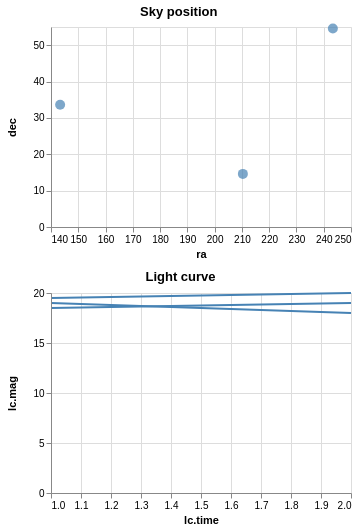

Express this chart as Vega-Lite.
### Vega specification from a JSON file in a GitHub repository (floating-point values rounded to 4 significant figures)
{"$schema": "https://vega.github.io/schema/vega/v4.json", "description": "Show a line chart corresponding to selected points.", "autosize": "pad", "padding": 5, "width": 300, "data": [{"name": "pts_store"}, {"name": "source_0", "values": [{"id": "001", "ra": 243.3, "dec": "+54.6", "lc": [{"time": 1, "mag": 18.5}, {"time": 2, "mag": 19}]}, {"id": "002", "ra": 210.3, "dec": "+14.6", "lc": [{"time": 1, "mag": 19.5}, {"time": 2, "mag": 20}]}, {"id": "003", "ra": 143.3, "dec": "+33.6", "lc": [{"time": 1, "mag": 19}, {"time": 2, "mag": 18}]}]}, {"name": "data_0", "source": "source_0", "transform": [{"type": "flatten", "fields": ["lc"], "as": ["lc"]}]}, {"name": "data_1", "source": "data_0", "transform": [{"type": "aggregate", "groupby": ["ra", "dec", "id"], "ops": [], "fields": [], "as": []}]}, {"name": "data_2", "source": "data_0", "transform": [{"type": "formula", "expr": "datum[\"lc\"] && datum[\"lc\"][\"time\"]", "as": "lc.time"}, {"type": "formula", "expr": "datum[\"lc\"] && datum[\"lc\"][\"mag\"]", "as": "lc.mag"}, {"type": "filter", "expr": "!(length(data(\"pts_store\"))) || (vlSelectionTest(\"pts_store\", datum))"}]}], "signals": [{"name": "concat_0_height", "value": 200}, {"name": "concat_1_height", "value": 200}, {"name": "unit", "value": {}, "on": [{"events": "mousemove", "update": "isTuple(group()) ? group() : unit"}]}, {"name": "pts", "update": "vlSelectionResolve(\"pts_store\")"}], "layout": {"padding": {"row": 10, "column": 10}, "columns": 1, "bounds": "full", "align": "each"}, "marks": [{"type": "group", "name": "concat_0_group", "title": {"text": "Sky position"}, "style": "cell", "encode": {"update": {"width": {"signal": "width"}, "height": {"signal": "concat_0_height"}}}, "signals": [{"name": "pts_tuple", "value": {}, "on": [{"events": [{"source": "scope", "type": "click"}], "update": "datum && item().mark.marktype !== 'group' ? {unit: \"concat_0\", fields: pts_tuple_fields, values: [datum[\"id\"]]} : null", "force": true}]}, {"name": "pts_tuple_fields", "update": "[{\"field\":\"id\",\"type\":\"E\"}]"}, {"name": "pts_toggle", "value": false, "on": [{"events": [{"source": "scope", "type": "click"}], "update": "event.shiftKey"}]}, {"name": "pts_modify", "on": [{"events": {"signal": "pts_tuple"}, "update": "modify(\"pts_store\", pts_toggle ? null : pts_tuple, pts_toggle ? null : true, pts_toggle ? pts_tuple : null)"}]}], "marks": [{"name": "concat_0_marks", "type": "symbol", "style": ["circle"], "from": {"data": "data_1"}, "encode": {"update": {"opacity": {"value": 0.7}, "fill": [{"test": "datum[\"ra\"] === null || isNaN(datum[\"ra\"]) || datum[\"dec\"] === null || isNaN(datum[\"dec\"])", "value": null}, {"test": "!(length(data(\"pts_store\"))) || (vlSelectionTest(\"pts_store\", datum))", "value": "steelblue"}, {"value": "grey"}], "tooltip": {"signal": "{\"ra\": format(datum[\"ra\"], \"\"), \"dec\": format(datum[\"dec\"], \"\")}"}, "x": {"scale": "concat_0_x", "field": "ra"}, "y": {"scale": "concat_0_y", "field": "dec"}, "size": {"value": 100}, "shape": {"value": "circle"}}}}], "axes": [{"scale": "concat_0_x", "orient": "bottom", "grid": false, "title": "ra", "labelFlush": true, "labelOverlap": true, "tickCount": {"signal": "ceil(width/40)"}, "zindex": 1}, {"scale": "concat_0_x", "orient": "bottom", "gridScale": "concat_0_y", "grid": true, "tickCount": {"signal": "ceil(width/40)"}, "domain": false, "labels": false, "maxExtent": 0, "minExtent": 0, "ticks": false, "zindex": 0}, {"scale": "concat_0_y", "orient": "left", "grid": false, "title": "dec", "labelOverlap": true, "tickCount": {"signal": "ceil(concat_0_height/40)"}, "zindex": 1}, {"scale": "concat_0_y", "orient": "left", "gridScale": "concat_0_x", "grid": true, "tickCount": {"signal": "ceil(concat_0_height/40)"}, "domain": false, "labels": false, "maxExtent": 0, "minExtent": 0, "ticks": false, "zindex": 0}]}, {"type": "group", "name": "concat_1_group", "title": {"text": "Light curve"}, "style": "cell", "encode": {"update": {"width": {"signal": "width"}, "height": {"signal": "concat_1_height"}}}, "marks": [{"name": "concat_1_pathgroup", "type": "group", "from": {"facet": {"name": "faceted_path_concat_1_main", "data": "data_2", "groupby": ["id"]}}, "encode": {"update": {"width": {"field": {"group": "width"}}, "height": {"field": {"group": "height"}}}}, "marks": [{"name": "concat_1_marks", "type": "line", "style": ["line"], "sort": {"field": "datum[\"lc.time\"]", "order": "descending"}, "from": {"data": "faceted_path_concat_1_main"}, "encode": {"update": {"stroke": {"value": "steelblue"}, "tooltip": {"signal": "{\"lc.time\": format(datum[\"lc.time\"], \"\"), \"lc.mag\": format(datum[\"lc.mag\"], \"\"), \"id\": ''+datum[\"id\"]}"}, "x": {"scale": "concat_1_x", "field": "lc\\.time"}, "y": {"scale": "concat_1_y", "field": "lc\\.mag"}, "defined": {"signal": "datum[\"lc.time\"] !== null && !isNaN(datum[\"lc.time\"]) && datum[\"lc.mag\"] !== null && !isNaN(datum[\"lc.mag\"])"}}}}]}], "axes": [{"scale": "concat_1_x", "orient": "bottom", "grid": false, "title": "lc.time", "labelFlush": true, "labelOverlap": true, "tickCount": {"signal": "ceil(width/40)"}, "zindex": 1}, {"scale": "concat_1_x", "orient": "bottom", "gridScale": "concat_1_y", "grid": true, "tickCount": {"signal": "ceil(width/40)"}, "domain": false, "labels": false, "maxExtent": 0, "minExtent": 0, "ticks": false, "zindex": 0}, {"scale": "concat_1_y", "orient": "left", "grid": false, "title": "lc.mag", "labelOverlap": true, "tickCount": {"signal": "ceil(concat_1_height/40)"}, "zindex": 1}, {"scale": "concat_1_y", "orient": "left", "gridScale": "concat_1_x", "grid": true, "tickCount": {"signal": "ceil(concat_1_height/40)"}, "domain": false, "labels": false, "maxExtent": 0, "minExtent": 0, "ticks": false, "zindex": 0}]}], "scales": [{"name": "concat_0_x", "type": "linear", "domain": {"data": "data_1", "field": "ra"}, "range": [0, {"signal": "width"}], "zero": false, "nice": true}, {"name": "concat_0_y", "type": "linear", "domain": {"data": "data_1", "field": "dec"}, "range": [{"signal": "concat_0_height"}, 0], "nice": true, "zero": true}, {"name": "concat_1_x", "type": "linear", "domain": {"data": "data_2", "field": "lc\\.time"}, "range": [0, {"signal": "width"}], "zero": false, "nice": true}, {"name": "concat_1_y", "type": "linear", "domain": {"data": "data_2", "field": "lc\\.mag"}, "range": [{"signal": "concat_1_height"}, 0], "nice": true, "zero": true}], "config": {"axisY": {"minExtent": 30}, "legend": {"gradientLength": 185}}}
